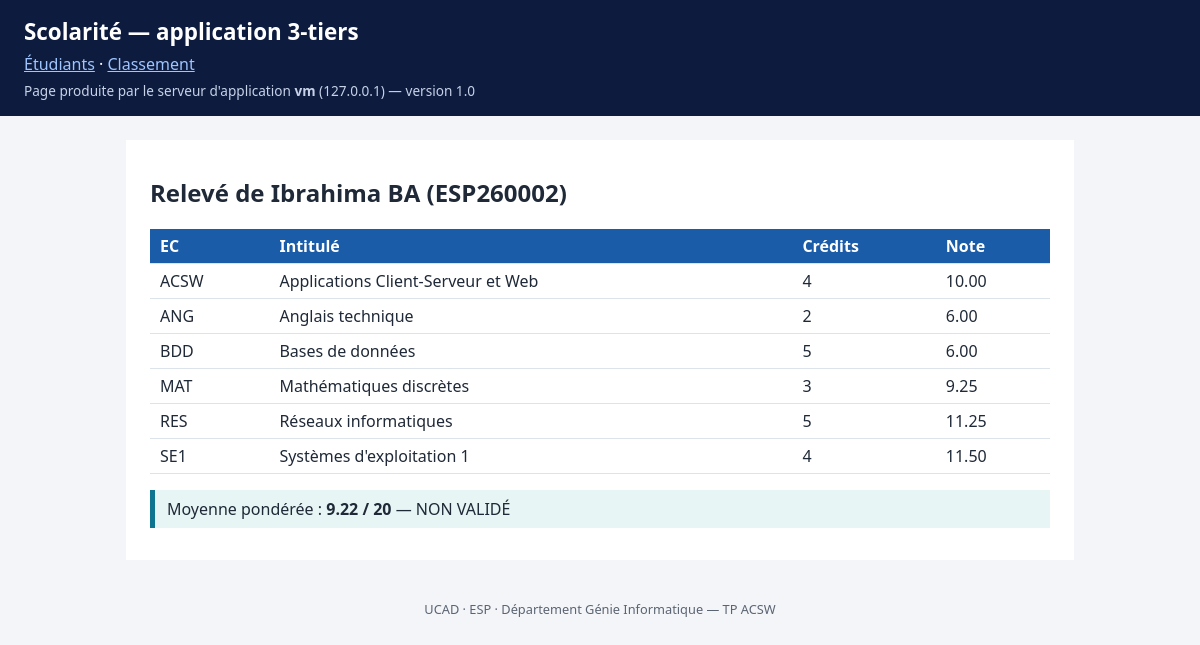
Screenshot of /TP2/app3tiers/releve.php?matricule=ESP260002 with the database file from the repository.
### tables this page shows
CREATE TABLE etudiant (
  matricule  VARCHAR(10)  PRIMARY KEY,
  prenom     VARCHAR(40)  NOT NULL,
  nom        VARCHAR(40)  NOT NULL,
  filiere    VARCHAR(4)   NOT NULL,
  email      VARCHAR(80)  NOT NULL UNIQUE,
  FOREIGN KEY (filiere) REFERENCES filiere(code)
);

CREATE TABLE note (
  id         INT AUTO_INCREMENT PRIMARY KEY,
  matricule  VARCHAR(10)   NOT NULL,
  ec         VARCHAR(6)    NOT NULL,
  valeur     DECIMAL(4,2)  NOT NULL CHECK (valeur BETWEEN 0 AND 20),
  FOREIGN KEY (matricule) REFERENCES etudiant(matricule),
  FOREIGN KEY (ec)        REFERENCES ec(code),
  UNIQUE KEY un_note (matricule, ec)
);

CREATE TABLE ec (
  code     VARCHAR(6)   PRIMARY KEY,
  intitule VARCHAR(80)  NOT NULL,
  credits  TINYINT      NOT NULL CHECK (credits BETWEEN 1 AND 10)
);

### TP2/app3tiers/inc/metier.php (called while the page is built, shortened)
<?php
function bdd(): PDO {
    static $pdo = null;
    if ($pdo === null) {
        $dsn = 'mysql:host=' . BDD_HOTE . ';dbname=' . BDD_BASE . ';charset=utf8mb4';
        $pdo = new PDO($dsn, BDD_UTILISATEUR, BDD_MOT_DE_PASSE, [
            PDO::ATTR_ERRMODE => PDO::ERRMODE_EXCEPTION,
            PDO::ATTR_DEFAULT_FETCH_MODE => PDO::FETCH_ASSOC,
            PDO::ATTR_TIMEOUT => 5,
        ]);
    }
    return $pdo;
}
function releve(string $matricule): ?array {
    $req = bdd()->prepare('SELECT matricule, prenom, nom, filiere FROM etudiant WHERE matricule = ?');
    $req->execute([$matricule]);
    $etu = $req->fetch();
    $req = bdd()->prepare('SELECT e.code, e.intitule, e.credits, n.valeur
                           FROM note n JOIN ec e ON e.code = n.ec
                           WHERE n.matricule = ? ORDER BY e.code');
    $req->execute([$matricule]);
    $etu['notes'] = $req->fetchAll();
    $req = bdd()->prepare('SELECT ' . SQL_MOYENNE . ' AS moyenne
                           FROM note n JOIN ec e ON e.code = n.ec WHERE n.matricule = ?');
    $req->execute([$matricule]);
    $etu['moyenne'] = (float) $req->fetchColumn();
    $etu['decision'] = $etu['moyenne'] >= SEUIL_VALIDATION ? 'VALIDÉ' : 'NON VALIDÉ';
    return $etu;
}
function h(?string $s): string { return htmlspecialchars((string) $s, ENT_QUOTES, 'UTF-8'); }

### TP2/app3tiers/releve.php (the view, shortened to what this page needs)
<?php
require_once __DIR__ . '/inc/metier.php';
require_once __DIR__ . '/inc/gabarit.php';
$etu = releve($_GET['matricule'] ?? '');
if (!$etu): ?>
  <p class="erreur">Matricule inconnu.</p>
<?php else: ?>
<h2>Relevé de <?= h($etu['prenom'] . ' ' . $etu['nom']) ?> (<?= h($etu['matricule']) ?>)</h2>
<table><tr><th>EC</th><th>Intitulé</th><th>Crédits</th><th>Note</th></tr>
<?php foreach ($etu['notes'] as $n): ?>
  <tr><td><?= h($n['code']) ?></td><td><?= h($n['intitule']) ?></td>
      <td><?= h($n['credits']) ?></td><td><?= h($n['valeur']) ?></td></tr>
<?php endforeach; ?>
</table>
<p class="bilan">Moyenne pondérée : <strong><?= number_format($etu['moyenne'], 2) ?> / 20</strong>
— <?= h($etu['decision']) ?></p>
<?php endif; pied();

### TP2/app3tiers/style.css (style rules this page uses)
body { font-family: system-ui, sans-serif; margin: 0; background: #f3f5f8; color: #1f2937; }
table { border-collapse: collapse; width: 100%; margin: 12px 0; }
th { background: #1a5ca8; color: #fff; text-align: left; }
th, td { padding: 6px 10px; border-bottom: 1px solid #dde3ea; }
.bilan { border-left: 5px solid #0e7490; padding: 8px 12px; background: #e7f5f4; }

### rows the page displays
etudiant: prenom+nom "Ibrahima BA", matricule "ESP260002"
note: ec.code "ACSW", ec.intitule "Applications Client-Serveur et Web", ec.credits "4", valeur "10.00"
note: ec.code "ANG", ec.intitule "Anglais technique", ec.credits "2", valeur "6.00"
note: ec.code "BDD", ec.intitule "Bases de données", ec.credits "5", valeur "6.00"
note: ec.code "MAT", ec.intitule "Mathématiques discrètes", ec.credits "3", valeur "9.25"
note: ec.code "RES", ec.intitule "Réseaux informatiques", ec.credits "5", valeur "11.25"
note: ec.code "SE1", ec.intitule "Systèmes d'exploitation 1", ec.credits "4", valeur "11.50"

### other values shown
gethostname() "vm"
$_SERVER['SERVER_ADDR'] "127.0.0.1"
VERSION_APPLI "1.0"
$etu['moyenne'] "9.22"
$etu['decision'] "NON VALIDÉ"
